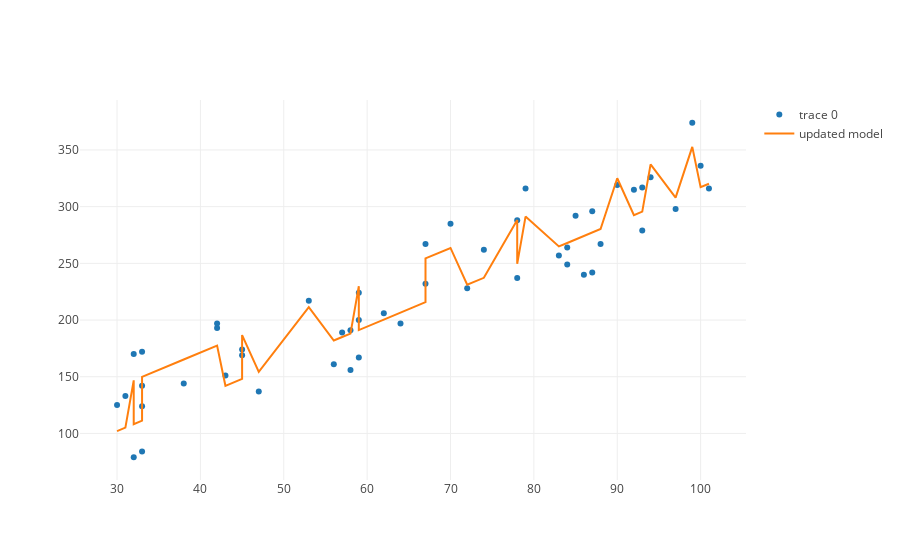

Notebook cell for this chart:
### Code cell
from graph import plot, trace_values, build_layout
trace_1 = dict(x = temps, y =  customers_with_errors, mode = 'markers') 
input_temps = list(map(lambda temp: [temp], temps))
model_trace = trace_values(temps, predictions, mode = 'lines', name = 'updated model')
plot([trace_1, model_trace])

### Figure 1 — Plotly figure (JSON) as saved in the notebook; plotly's stock layout.template omitted (floating-point values rounded to 4 significant figures)
{"data": [{"mode": "markers", "type": "scatter", "uid": "4564bae2-145a-4163-9332-a9ca13e69f2c", "x": [30, 31, 32, 32, 33, 33, 33, 33, 38, 42, 42, 43, 45, 45, 47, 53, 56, 57, 58, 58, 59, 59, 59, 62, 64, 67, 67, 70, 72, 74, 78, 78, 79, 83, 84, 84, 85, 86, 87, 87, 88, 90, 92, 93, 93, 94, 97, 99, 100, 101], "y": [125, 133, 170, 79, 84, 124, 142, 172, 144, 193, 197, 151, 169, 174, 137, 217, 161, 189, 156, 191, 200, 167, 224, 206, 197, 232, 267, 285, 228, 262, 237, 288, 316, 257, 264, 249, 292, 240, 296, 242, 267, 319, 315, 279, 317, 326, 298, 374, 336, 316]}, {"mode": "lines", "name": "updated model", "text": [], "type": "scatter", "uid": "195e4314-9f09-42f6-9e20-9e45595d3024", "x": [30, 31, 32, 32, 33, 33, 33, 33, 38, 42, 42, 43, 45, 45, 47, 53, 56, 57, 58, 58, 59, 59, 59, 62, 64, 67, 67, 70, 72, 74, 78, 78, 79, 83, 84, 84, 85, 86, 87, 87, 88, 90, 92, 93, 93, 94, 97, 99, 100, 101], "y": [102.0, 105.1, 146.8, 108.2, 111.3, 149.9, 149.9, 149.9, 165.2, 177.5, 177.5, 142.0, 148.1, 186.8, 154.3, 211.3, 181.9, 185.0, 188.1, 188.1, 229.8, 191.2, 191.2, 200.4, 206.5, 215.7, 254.4, 263.6, 231.1, 237.3, 288.2, 249.5, 291.2, 264.9, 268.0, 268.0, 271.1, 274.1, 277.2, 277.2, 280.3, 325.0, 292.6, 295.6, 295.6, 337.3, 307.9, 352.7, 317.2, 320.2]}], "layout": {"autosize": true, "xaxis": {"autorange": true, "range": [25.61, 105.4], "type": "linear"}, "yaxis": {"autorange": true, "range": [57.39, 395.6], "type": "linear"}}}
